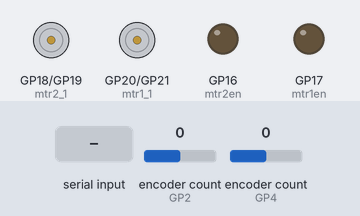
The program below on a simulated Raspberry Pi Pico running MicroPython. Shown: motor-driver pin pairs drawn as motors (green arrow = first pin HIGH = forward, orange = second pin HIGH = backward, longer = more drive), output pins drawn as LEDs (lit = HIGH). The test bench sets the inputs (shaded band); at power-on: encoder count (sensors on GP2, GP4) 0. What the program prints to the serial console is not drawn. At 2.8 s the program stops and its outputs stay as they are.

Above: at 1.2 s.
1.3 s: "0" typed at the serial console, then Enter
2.8 s: "destroy" typed at the serial console, then Enter
Timing chart, 0 to 4.3 s (numbered marks = the images above; inputs shaded):
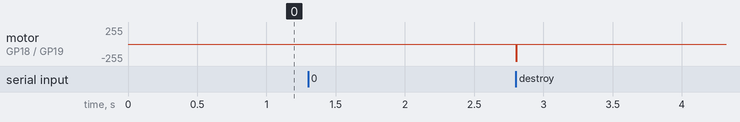

Measured:
- after the input at 1.3 s, every drawn part: stays the same
- after the input at 2.8 s, motor on GP18 (mtr2_1) / GP19 (mtr2_2): stopped → backward 255/255 at once, → stopped 0.01 s later

The program:

New_Angle_Controller.py
```python
# (C) Ansh Chablani
# All Rights Reserved
#
# PD controller for the robot to turn precisely that many angles
# Here I am basing the input to be received from the shell.
#
# For an angle controller
#
# Use: To turn and drive straight (in case of 0 degrees)
# Goal: Difference in encoder counts corresponding to a certain angle.
# Error: Goal - (Left Counts - Right Counts)
# Output: Add to one motor, subtract from the other.
#
# I am taking the convention of acw rotation to be positive and cw rotation to be negative.

from RobotAPI import Micromouse
from machine import Pin, PWM
from time import sleep
import time
from rotary_irq_rp2 import RotaryIRQ
import math

mm = Micromouse()

kona = float(input("Enter angle to rotate: "))
# kona = kona * (950/90)
move = 1
errorLeft = 0
errorRight = 0
print("1")
Kp = 35000 # To be detemined accurately
Kd = 5000

# In cm
radius = 16 // 2
print("2")
# kona * r
distanceToMove = kona * radius * (math.pi / 180)
print("3")
leftOneRotationEncValue = 343
print("4")
rightOneRotationEncValue = 347

circumference = 10.053 # In cm
print("5")
leftEncValuePerCM = leftOneRotationEncValue / circumference
rightEncValuePerCM = rightOneRotationEncValue / circumference
print("6")

toMoveLeft = (leftEncValuePerCM * distanceToMove + rightEncValuePerCM * distanceToMove) / 2
toMoveRight = (leftEncValuePerCM * distanceToMove + rightEncValuePerCM * distanceToMove) / 2

# So what I want is that we should be able to make the left and the right motor until both of them move the same amount
# That is decided by the average of the encoder steps they are required to move individually.

# First take count of the initial encoder steps.
print("7")
oldPosLeft = mm.getLeftEncoderValue()
oldPosRight = mm.getRightEncoderValue()
print("8")

# Then let us have counts for the moves that have happened in the left and the right motor.
movedLeft = 0
movedRight = 0

print(toMoveLeft, toMoveRight)

flag1 = 0
flag2 = 0

# Initial PWM supplied
PWMLeft = 60000
PWMRight = 60000

print(toMoveLeft, toMoveRight)
while True:
    if(input()):
        break

while True:
    # First set the positions of the motors
    if flag1 == 0:
        print("Here before enableLeftMTRFWD")
        mm.enableLeftMTRFWD()
    else:
        print("Here before mm.leftMTRStop()")
        mm.leftMTRStop()
        break # this is for testing
        PWMLeft = 0

    if flag2 == 0:
        print("Here before mm.enableRightMTRBWD()")
        mm.enableRightMTRBWD()
    else:
        print("Here before mm.rightMTRStop().......................................")
        mm.rightMTRStop()
        break # this is for testing
        PWMRight = 0

    # Relaxation time to stop
    time.sleep_ms(5)

    # Then give them some speed
    if not (flag1 and flag2):
        mm.setMotorsPWM(PWMLeft, PWMRight)

    currentPosLeft = mm.getLeftEncoderValue()
    currentPosRight = mm.getRightEncoderValue()

    if oldPosLeft != currentPosLeft:
        oldPosLeft = currentPosLeft

    if oldPosRight != currentPosRight:
        oldPosRight = currentPosRight

    # Change speed based if the destination is close
    if abs(oldPosLeft) >= toMoveLeft - 100:
        PWMLeft -= 20000

    if abs(oldPosRight) >= toMoveRight - 100:
        PWMRight -= 20000

#     if abs(oldPosLeft) >= toMoveLeft - 50:
#         PWMLeft -= 20000
#
#     if abs(oldPosRight) >= toMoveRight - 50:
#         PWMRight -= 20000
#
#     if abs(oldPosLeft) >= toMoveLeft - 10:
#         PWMLeft -= 15000
#
#     if abs(oldPosRight) >= toMoveRight - 10:
#         PWMRight -= 15000

    # Stop if the destination is reached.
    if abs(oldPosLeft) >= toMoveLeft:
        print("Reached Left")

        mm.leftMTRStop()
        PWMLeft = 0
        # Relaxation time to stop
        time.sleep_ms(5)
        flag1 = 1

    if abs(oldPosRight) >= toMoveRight:
        print("Reached Right")

        PWMRight = 0
        print("rightMTRStop.................., flag 2 is set")
        mm.rightMTRStop()
        #mm.bothMotorsStop()
        # Relaxation time to stop
        time.sleep_ms(5)
        flag2 = 1

    print("flag1 =", flag1, "flag2 =", flag2)
    if(flag1 and flag2):
        print("-----------break---------------------")
        break

    print(oldPosLeft, oldPosRight)
    time.sleep_ms(5)

#mm.bothMotorsStop()
print("10")
```

RobotAPI.py
```python
# (C) Ansh Chablani
# All Rights Reserved

# This is the thing I will use to conveniently control the robot using the functions.
from machine import Pin, PWM
from time import sleep
import time
from rotary_irq_rp2 import RotaryIRQ

class Micromouse:
    def __init__(self):
        self.mtr1en = PWM(Pin(17))
        self.mtr2en = PWM(Pin(16))
        self.mtr1en.freq(1000)
        self.mtr2en.freq(1000)
        self.mtr1en.duty_u16(0) # Initially set speed of motor 1 (left motor) to be 0
        self.mtr2en.duty_u16(0) # Initially set speed of motor 2 (right motor) to be 0

        self.mtr1_1 = Pin(20, Pin.OUT)
        self.mtr1_2 = Pin(21, Pin.OUT)
        self.mtr2_1 = Pin(18, Pin.OUT)
        self.mtr2_2 = Pin(19, Pin.OUT)

        self.r1 = RotaryIRQ(pin_num_clk = 2,
              pin_num_dt = 3,
              min_val = 0,
              reverse = False,
              range_mode = RotaryIRQ.RANGE_UNBOUNDED)

        self.r2 = RotaryIRQ(pin_num_clk = 4,
                      pin_num_dt = 5,
                      min_val = 0,
                      reverse = False,
                      range_mode = RotaryIRQ.RANGE_UNBOUNDED)

        # Stopping the motors initially
        self.mtr1_1.low()
        self.mtr1_2.low()
        self.mtr2_1.low()
        self.mtr2_2.low()
        self.mtr1en.duty_u16(0)
        self.mtr2en.duty_u16(0)

        # Sensors
        self.leftIR = Pin(6, Pin.IN)
        self.leftFrontIR = Pin(7, Pin.IN)
        self.frontLeftIR = Pin(8, Pin.IN)
        self.frontRightIR = Pin(9, Pin.IN)
        self.rightFrontIR = Pin(10, Pin.IN)
        self.rightIR = Pin(11, Pin.IN)
    # The enableFWD, enableBWD, enableLEFT and enableRIGHT functions can be used in creative ways
    # in addition to what their name suggets.

    # In addition to this function enabling the motor to go forwars, it can also go left or right based on the rmp provided
    # to each motor
    def enableFWD(self):
        self.mtr1_1.high()
        self.mtr1_2.low()
        self.mtr2_1.high()
        self.mtr2_2.low()

    # Same header comment as in case of forward
    def enableBWD(self):
        self.mtr1_1.low()
        self.mtr1_2.high()
        self.mtr2_1.low()
        self.mtr2_2.high()

    # This function can be using in both cases, on central axis and any other axis based on rpm
    def enableLEFT(self):
        self.mtr1_1.high()
        self.mtr1_2.low()
        self.mtr2_1.low()
        self.mtr2_2.high()

    def enableRIGHT(self):
        self.mtr1_1.low()
        self.mtr1_2.high()
        self.mtr2_1.high()
        self.mtr2_2.low()

    # Set left motor to operate in forward sense
    def enableLeftMTRFWD(self):
        self.mtr1_1.high()
        self.mtr1_2.low()

    # Set right motor to operate in forward sense
    def enableRightMTRFWD(self):
        self.mtr2_1.high()
        self.mtr2_2.low()

    # Set left motor to operate in backward sense
    def enableLeftMTRBWD(self):
        self.mtr1_1.low()
        self.mtr1_2.high()

    # Set right motor to operate in backward sense
    def enableRightMTRBWD(self):
        self.mtr2_1.low()
        self.mtr2_2.high()

    # Self destruct the robot
    def selfDestruct(self, password):
        if(password == "destroy"):
            print("Password Correct")
            time_remaining = 60 * 1000
            while True:
                print("In self-destruct mode")
                print("Time remaining:", time_remaining, "ms")
                self.enableLeftMTRFWD()
                self.mtr1en.duty_u16(70000)
                time.sleep_ms(1)
                self.enableLeftMTRBWD()
                self.mtr1en.duty_u16(70000)
                time.sleep_ms(1)
                self.enableRightMTRFWD()
                self.mtr1en.duty_u16(70000)
                time.sleep_ms(1)
                self.enableRightMTRBWD()
                self.mtr1en.duty_u16(70000)
                time.sleep_ms(1)
                time += 60*1000 - 1 * 4
        print("Sorry wrong password!")

    # Set the PWM value of the left motor
    def setLeftMTR_PWM(self, pwm):
        self.mtr1en.duty_u16(pwm)

    def setRightMTR_PWM(self, pwm):
        self.mtr2en.duty_u16(pwm)

    def setMotorsPWM(self, pwm1, pwm2):
        self.mtr1en.duty_u16(pwm1)
        self.mtr2en.duty_u16(pwm2)

    # Stop the left motor
    def leftMTRStop(self):
        self.setLeftMTR_PWM(0)
        self.mtr1_1.low()
        self.mtr1_2.low()

    # Stop the right motor
    def rightMTRStop(self):
        self.setRightMTR_PWM(0)
        self.mtr2_1.low()
        self.mtr2_2.low()

    # Stop both motors
    def bothMotorsStop(self):
        self.setMotorsPWM(0, 0)
        self.leftMTRStop()
        self.rightMTRStop()

    def getLeftEncoderValue(self):
        return self.r1.value()

    def getRightEncoderValue(self):
        return self.r2.value()

    # enc1_val and enc2_val can both be positive and negative
    # Please suggest improvements if any
    def moveEncoderSteps(self, enc1_val, enc2_val, pwm1=60000, pwm2=60000):
        if(pwm1 < 0 or pwm2 < 0):
            print("Invalid input, exiting.")
            return
        # Taking note of the initial value of the encoders
        initial_value1 = self.r1.value()
        initial_value2 = self.r2.value()

        # Setting motors to a desired speed
        self.setMotorsPWM(pwm1, pwm2)

        # Setting directions of motors based on what the encoder values were specified
        if(enc1_val > 0):
            self.enableLeftMTRFWD()
        if(enc2_val > 0):
            self.enableRightMTRFWD()
        if(enc1_val < 0):
            self.enableLeftMTRBWD()
        if(enc2_val < 0):
            self.enableRightMTRBWD()

        # Flags to exit a particular loop
        flag1 = 0
        flag2 = 0

        # A while true loop, not the best way to do it perhaps but works considerably well.
        while True:
            print(self.r1.value() - initial_value1)
            print(enc2_val)
            if(self.r1.value() - initial_value1 >= enc1_val):
                self.leftMTRStop()
                flag1 = 1
            if(self.r1.value() - initial_value2 >= enc2_val):
                self.rightMTRStop()
                flag2 = 1
            if(flag1 and flag2):
                break
            time.sleep_ms(5)
        return
    def getIRSensorData(self):
        return [self.leftIR.value(),
                self.leftFrontIR.value(),
                self.frontLeftIR.value(),
                self.frontRightIR.value(),
                self.rightFrontIR.value(),
                self.rightIR.value()]
```
